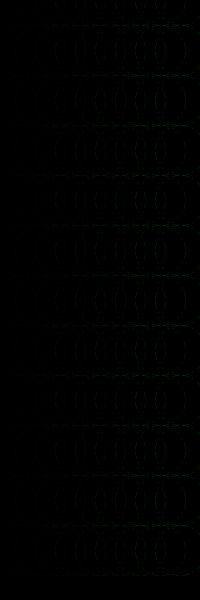
Frame 1 (no input)
Frame 60 (the mouse pressed at the canvas centre just before this capture): identical to frame 1, image omitted
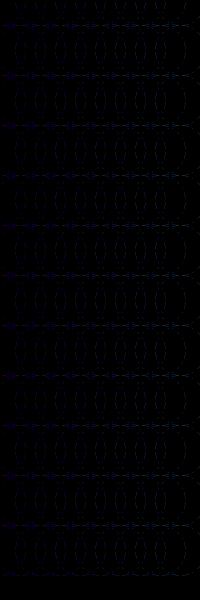
Frame 120 (the mouse held since frame 60 and released just before this capture)

The Processing sketch that drew these frames (run headless with seeded random() and noise(); from frame 60 on, the mouse is pressed at the canvas centre):

// Processing sketch: processing_37379
// ── processing_37379.pde

void setup() {
  size(200, 600);
}

void draw() {
  background(0); //black background
  for (int x=0; x<width; x+=20) { //start x at 0, finish at width, space it at 20)
    for (int y=0;y<height;y+=50) { // start y at 0, finish at height, space at 50)
      strokeWeight(0); //light stroke
      stroke(mouseX, x, mouseY); //controls the color change for broken circles
      noFill(); //no fill on circles
      ellipse(x, y, 50, 50); //controls the ellipse spacing and repetition
    }
  }
  for (int x=0; x<width; x+=10) { //start x 0, finish at width, increment of 10)
    for (int y=0; y<height; y+=10) { //start at 0, finish at height, increment of 10)

      stroke(0); // black lines blend with background to cause the blotchy effect
      strokeWeight(2); 
      line(x, 10, x, 600); //controls the horizontal lines
      line(0, y, 200, y); //cpntrols the verticle lines
    }
  }
}
